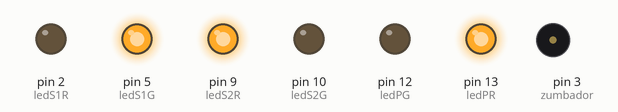
A sketch run on a simulated Arduino Uno, built with avr-gcc and run on an emulated ATmega328P. Parts: output pins drawn as LEDs (lit = HIGH), buzzer (waves = sounding). What the sketch prints to the serial monitor is not drawn.

Above: at 0.1 s.
At 8.1 s:
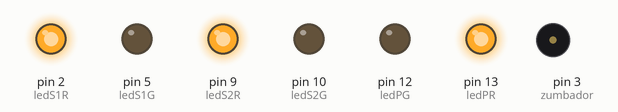
At 11.1 s:
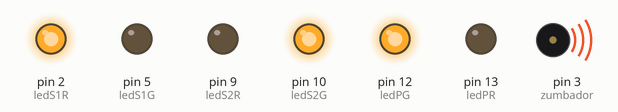
At 13.6 s:
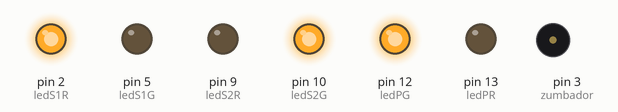
At 24.6 s:
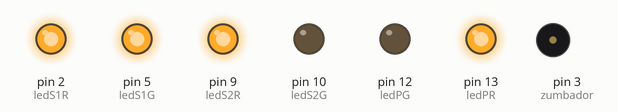
At 35.1 s:
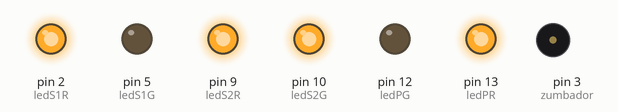
Timing chart, 0 to 39.5 s (numbered marks = the images above):
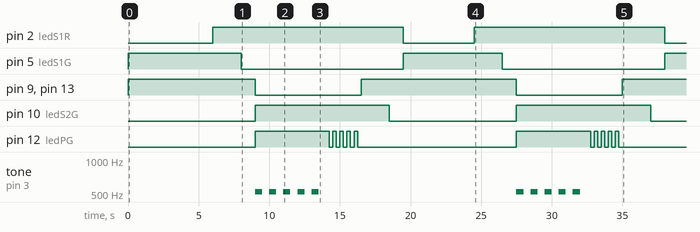

The sketch:

1.5-Simulador_semaforo_peatones.ino
```cpp
//Aitor Gómez Ogueta UO294066
//Diego García González UO294255
//Ejercicio de Simon dice con buzzer.

  #define ledS1G 5
  #define ledS1R 2
  #define ledS2G 10
  #define ledS2R 9
  #define ledPG 12
  #define ledPR 13
  #define zumbador 3


void setup() {

  Serial.begin(9600);
  Serial.println("Setup");

  pinMode(ledS1G, OUTPUT);
  pinMode(ledS1R, OUTPUT);
  pinMode(ledS2G, OUTPUT);
  pinMode(ledS2R, OUTPUT);
  pinMode(ledPG, OUTPUT);
  pinMode(ledPR, OUTPUT);
  pinMode(zumbador, OUTPUT);

  analogWrite(ledS2R, 255);
  analogWrite(ledS1G, 255);
  digitalWrite(ledPR,HIGH);

}

void loop() {
 // Semáforo 2 rojo
  analogWrite(ledS2R, 255);
  analogWrite(ledS2G, 0);
  delay(1000);

  // Semáforo 1 en verde
  analogWrite(ledS1G, 255);
  analogWrite(ledS1R, 0);
  delay(5000);

  // Cambiar semáforo 1 a rojo
  analogWrite(ledS1R, 255);
  delay(2000);

  // Espera antes de cambiar a semáforo 2
  analogWrite(ledS1G, 0);
  delay(1000);

  // Semáforo 2 en verde, LED verde peatones encendido y zumbador activado
  analogWrite(ledS2G, 255);
  analogWrite(ledS2R, 0);
  digitalWrite(ledPR, LOW); // LED rojo peatones apagado
  digitalWrite(ledPG, HIGH); // LED verde peatones encendido

  // Zumbador activado con pitidos
  for (int i = 0; i < 5; i++) { // Sonido intermitente
    tone(zumbador, 523);; // Activar zumbador
    delay(500);
    tone(zumbador, 0); // Desactivar zumbador
    delay(500);
  }

  // Parpadeo del LED verde para peatones
  for (int i = 0; i < 5; i++) { // Parpadeo rápido
    digitalWrite(ledPG, HIGH);
    delay(250);
    digitalWrite(ledPG, LOW);
    delay(250);
  }

  // Cambiar el semáforo 2 a rojo, LED peatones rojo encendido
  analogWrite(ledS2R, 255);
  digitalWrite(ledPG, LOW); // LED verde peatones apagado
  digitalWrite(ledPR, HIGH); // LED rojo peatones encendido
  noTone(zumbador); // Desactivar zumbador
  delay(2000);
}
```

Measured:
- by itself, pin 2 (ledS1R): alternates HIGH for 13.5 s and LOW for 5.0 s
- by itself, pin 5 (ledS1G): alternates HIGH for 7.0 s and LOW for 11.5 s
- by itself, pin 9 (ledS2R), pin 13 (ledPR): alternates HIGH for 11.0 s and LOW for 7.5 s
- by itself, pin 10 (ledS2G): alternates HIGH for 9.5 s and LOW for 9.0 s
- by itself, pin 12 (ledPG): goes HIGH 5.3 s, 4 × (LOW 0.25 s, HIGH 0.25 s), LOW 11.3 s, HIGH 5.3 s, 4 × (LOW 0.25 s, HIGH 0.25 s), then LOW
- by itself, tone on pin 3 (zumbador): goes 4 × (523 Hz 0.50 s, silent 0.50 s), 523 Hz 0.50 s, silent 14.0 s, 4 × (523 Hz 0.50 s, silent 0.50 s), 523 Hz 0.50 s, then silent
